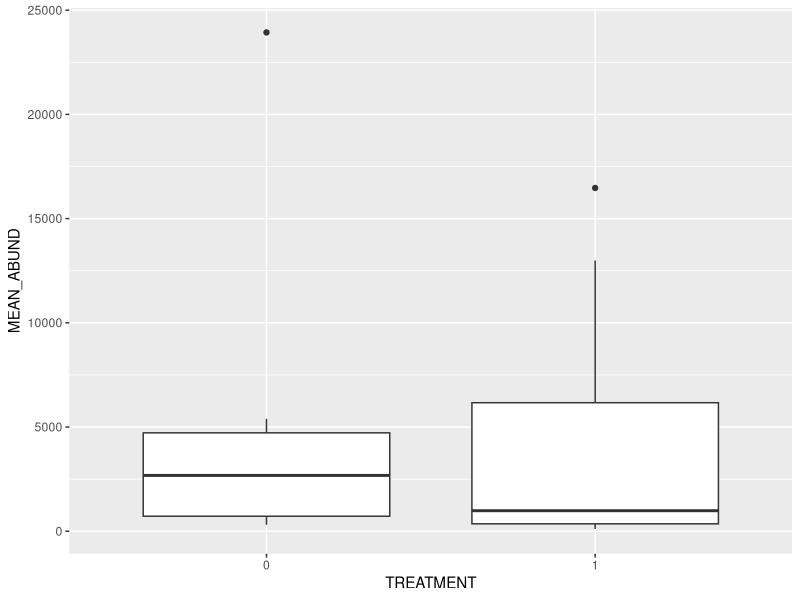

R code for this plot:
### Floral resource data cleaning and exploration
### started on May 24, 2022,
### Jens U and Erin M

# check that wd is all good
getwd()

# Installed tidyverse, as I had just redownloaded R and did not have it installed! Ensured that ggplot2 was in my library.

install.packages("tidyverse")
library(tidyverse)
library(ggplot2)

## read data
# quadrat floral resource data from 2021
quadrat_data <- read.csv("./quadrat_flower_surveys_2021.csv")
# hectare floral resource data from 2021
hectare_data <- read.csv("./hectare_floral_surveys_2021.csv")


## Clean data
# First, add whether each site is mowed or unmowed. Unmowed=0 and mowed=1.
# Start with quadrat data
quadrat_data %>% 
  mutate(TREATMENT=ifelse(SITE=="Rupert"|SITE=="Slocan"|SITE=="Bobolink"|SITE=="Gordon"|SITE=="Moberly"|SITE=="Winona"|SITE=="Balaclava"|SITE=="Quilchena"|SITE=="Kensington", "1", "0"))->quadrat

str(quadrat)

# Next, add treatment column to the hectare data.
hectare_data %>% 
  mutate(TREATMENT=ifelse(SITE=="Rupert"|SITE=="Slocan"|SITE=="Bobolink"|SITE=="Gordon"|SITE=="Moberly"|SITE=="Winona"|SITE=="Balaclava"|SITE=="Quilchena"|SITE=="Kensington", "1", "0"))->hectare

str(hectare)

# Now, make a table showing total floral resources and floral diversity by each park
# First, merge the two data frames to create one dataframe

hectare$NUM_FLORAL_UNITS<-as.numeric(hectare$NUM_FLORAL_UNITS)
quadrat$NUM_FLORAL_UNITS<-as.numeric(quadrat$NUM_FLORAL_UNITS)
data_total<-bind_rows(hectare, quadrat)

# Group by site to make things easier!
data_total %>% 
  group_by(SITE)->data_total_sorted

# Hm, it would appear that Memorial South, Memorial West, and Locarno are written in a few different ways! This code should fix things:

data_total_sorted$SITE[which(data_total_sorted$SITE=="South Memorial")]<-"Memorial South"

data_total_sorted$SITE[which(data_total_sorted$SITE=="West Memorial")]<-"Memorial West"

data_total_sorted$SITE[which(data_total_sorted$SITE=="Memorial west")]<-"Memorial West"

data_total_sorted$SITE[which(data_total_sorted$SITE=="Lucarno")]<-"Locarno"

# Double-check that the code worked!
data_total_sorted$SITE<-as.factor(data_total_sorted$SITE)
levels(data_total_sorted$SITE)
str(data_total_sorted)
# It worked!
# Time for some more cleaning. I'm going to check out whether these species have been spelled properly, or if there are actually duplicates
levels(data_total_sorted$SPECIES)
# duplicates to change: change "acer capestre"-> acer campestre; "achillea milleflolium"-> achillea milleflolium, "Crateaugus douglasii"->"Crateagus douglasii"; "Crateaugous monogyna"->"Crateagus monogyna"; "Magnolia X soulangeana"->"Magnolia x soulangeana"; "Malus sp"->"Malus sp."; "PLA SOL"->???, "Rosa sp"->"Rosa sp.", "Solanum dulcmara"->"Solanum dulcamara"

## Make a new dataframe with summary stats
# use summarise() to make a new dataframe with floral richness, abundance
# First, use lubridate to show R how to read the dates

library(lubridate)
data_total_sorted$DATE<-as.Date(data_total_sorted$DATE, "%m.%d.%Y")

# Next, sort original dataframe by month-- this will put the month into the date column, allowing me to group data by month.
data_total_sorted$DATE<-month(data_total_sorted$DATE)

# Okay time to make the new dataframe
# First, make sure R is reading the "species" and "date" columns as factors

data_total_sorted$SPECIES<-as.factor(data_total_sorted$SPECIES)

data_total_sorted$DATE<-as.factor(data_total_sorted$DATE)

# Make a new dataframe with total species and abudance counts (i.e. total number of species and number of floral units observed for each park)
# Changed abundances to per square metre aka divide by 20
data_total_sorted %>% 
  na.omit() %>% 
  group_by(SITE, TREATMENT) %>% 
  summarise(TOT_ABUND=((sum(NUM_FLORAL_UNITS))/20),
            TOT_RICHNESS=n_distinct(SPECIES),
            MAY_TOT_ABUND=((sum(subset(NUM_FLORAL_UNITS, DATE=="5")))/20),
            MAY_TOT_RICH=n_distinct(subset(SPECIES, DATE=="5")),
            JUN_TOT_ABUND=((sum(subset(NUM_FLORAL_UNITS, DATE=="6")))/20),
            JUN_TOT_RICH=n_distinct(subset(SPECIES, DATE=="6")),
            JUL_TOT_ABUND=((sum(subset(NUM_FLORAL_UNITS, DATE=="7")))/20), 
            JUL_TOT_RICH=n_distinct(subset(SPECIES, DATE=="7")),
            AUG_TOT_ABUND=((sum(subset(NUM_FLORAL_UNITS, DATE=="8")))/20),
            AUG_TOT_RICH=n_distinct(subset(SPECIES, DATE=="8")),
            MEAN_ABUND=mean(c(subset(NUM_FLORAL_UNITS, DATE=="5"), subset(NUM_FLORAL_UNITS, DATE=="6"), subset(NUM_FLORAL_UNITS, DATE=="7"), subset(NUM_FLORAL_UNITS, DATE=="8"))))->TOT_COUNTS

# Come back to this to add in mean richness!!!

## Plot data
# First, how do mean abundances vary between mowed and unmowed parks?
ggplot(TOT_COUNTS, aes(x=TREATMENT, y=MEAN_ABUND))+
  geom_boxplot(stat="boxplot")

## Statistical tests
# time to try a t-test just for fun

t.test(TOT_RICHNESS~TREATMENT, data=TOT_COUNTS, var.equal=FALSE)

# The mean total species richness per group is 27.67 for unmowed parks and 15.44 for mowed parks, with a p-value of 0.01659

t.test(MAY_TOT_ABUND~TREATMENT, data=TOT_COUNTS, var.equal=FALSE)
# not significant












